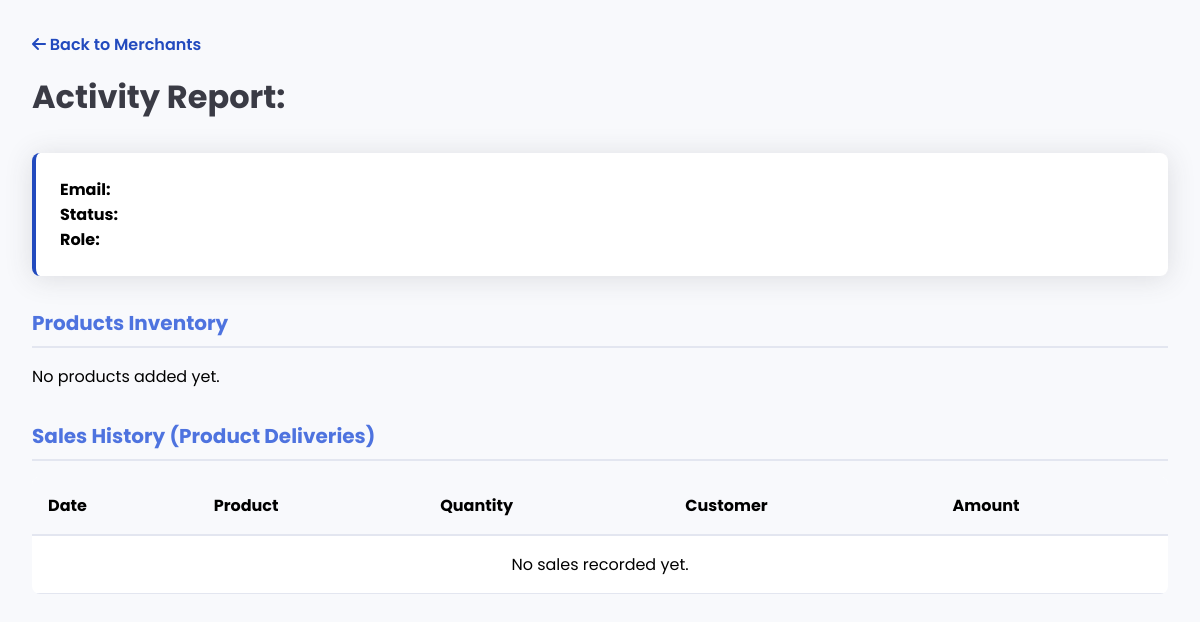
The page /super-admin/merchant-history/11 (signed in) on the database as committed earlier.
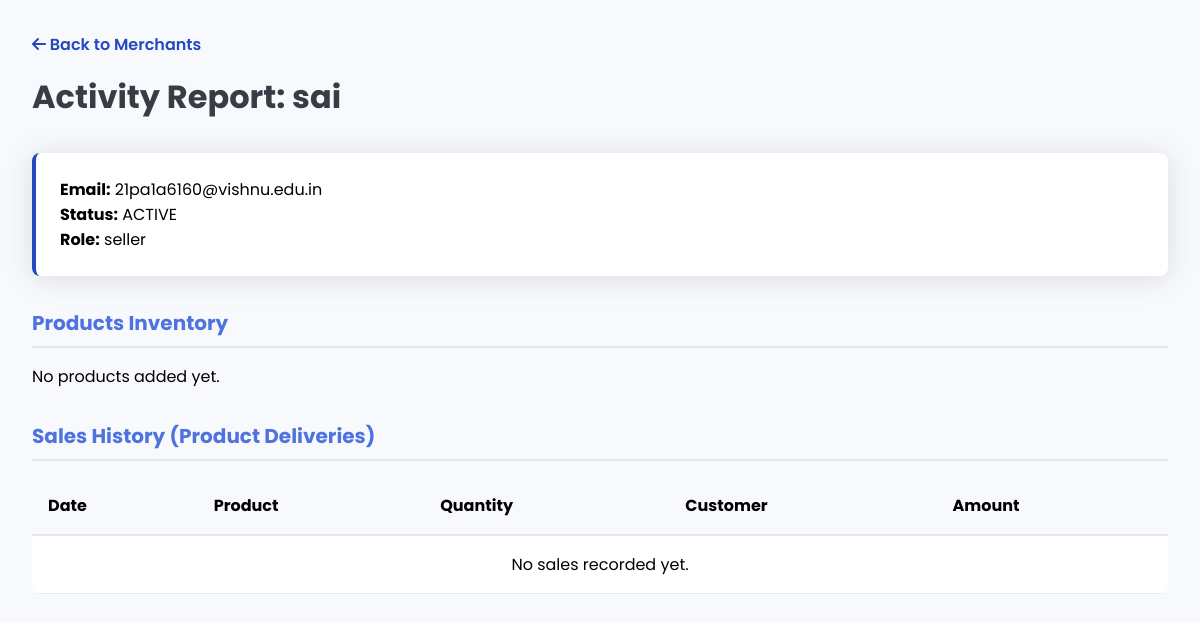
The same page on the database as committed later.
### tables this page shows
CREATE TABLE admin (
        admin_id INTEGER PRIMARY KEY AUTOINCREMENT,
        name TEXT NOT NULL,
        email TEXT UNIQUE NOT NULL,
        password TEXT NOT NULL,
        role TEXT DEFAULT 'seller'
    , status TEXT DEFAULT 'active', is_seen INTEGER DEFAULT 0);

### app.py (the view)
@app.route('/super-admin/merchant-history/<int:id>')
@super_admin_required
def merchant_history(id):
    conn = get_db_connection()
    cursor = conn.cursor()
    cursor.execute("SELECT * FROM admin WHERE admin_id=?", (id,))
    merchant = cursor.fetchone()
    cursor.execute("SELECT * FROM products WHERE admin_id=?", (id,))
    products = cursor.fetchall()
    cursor.execute("""
        SELECT oi.*, o.created_at, u.name as customer_name, o.payment_status
        FROM order_items oi
        JOIN orders o ON oi.order_id = o.order_id
        JOIN products p ON oi.product_id = p.product_id
        JOIN users u ON o.user_id = u.user_id
        WHERE p.admin_id = ?
        ORDER BY o.created_at DESC
    """, (id,))
    orders = cursor.fetchall()
    cursor.close()
    conn.close()
    return render_template("super_admin/merchant_history.html", merchant=merchant, products=products, orders=orders)

### app.py (called while the page is built)
def get_db_connection():
    conn = sqlite3.connect(config.DB_PATH)
    conn.row_factory = sqlite3.Row
    return conn

def super_admin_required(f):
    from functools import wraps
    @wraps(f)
    def decorated_function(*args, **kwargs):
        if 'super_id' not in session:
            return redirect('/admin-secure-access-xk9')
        return f(*args, **kwargs)
    return decorated_function

### templates/super_admin/merchant_history.html (shortened to what this page needs)
<!DOCTYPE html>
<html lang="en">
<head>
    <link rel="stylesheet" href="https://cdnjs.cloudflare.com/ajax/libs/font-awesome/6.4.0/css/all.min.css">
</head>
<body>
    <div class="container">
        <div class="header">
            <a href="/super-admin/merchants"
                style="text-decoration:none; color:var(--primary-color); font-weight:600;"><i
                    class="fas fa-arrow-left"></i> Back to Merchants</a>
            <h1 style="margin-top:1rem;">Activity Report: {{ merchant.name }}</h1>
        </div>
        <div class="info-card">
            <p><strong>Email:</strong> {{ merchant.email }}</p>
            <p><strong>Status:</strong> {{ merchant.status | upper }}</p>
            <p><strong>Role:</strong> {{ merchant.role }}</p>
        </div>
        <div class="section">
            <h2>Products Inventory</h2>
            <div class="grid">
                {% for product in products %}
                <div class="product-card">
                    <img src="/static/uploads/product_images/{{ product.image }}" alt="{{ product.name }}">
                    <p style="font-weight:600; font-size:0.9rem;">{{ product.name }}</p>
                    <p style="color:var(--primary-color); font-size:0.8rem;">₹{{ product.price }}</p>
                </div>
                {% else %}
                <p>No products added yet.</p>
                {% endfor %}
            </div>
        </div>
        <div class="section">
            <h2>Sales History (Product Deliveries)</h2>
            <table>
                <thead>
                    <tr>
                        <th>Date</th>
                        <th>Product</th>
                        <th>Quantity</th>
                        <th>Customer</th>
                        <th>Amount</th>
                    </tr>
                </thead>
                <tbody>
                    {% for order in orders %}
                    <tr>
                        <td>{{ order.created_at | strftime }}</td>
                        <td>{{ order.product_name }}</td>
                        <td>{{ order.quantity }}</td>
                        <td>{{ order.customer_name }}</td>
                        <td>₹{{ order.price * order.quantity }}</td>
                    </tr>
                    {% else %}
                    <tr>
                        <td colspan="5" style="text-align: center;">No sales recorded yet.</td>
                    </tr>
                    {% endfor %}
                </tbody>
            </table>
        </div>
    </div>
</body>
</html>

Rows that differ between the two databases and show on the page:
added admin: name "sai", email "21pa1a6160@vishnu.edu.in", status "ACTIVE", role "seller"
